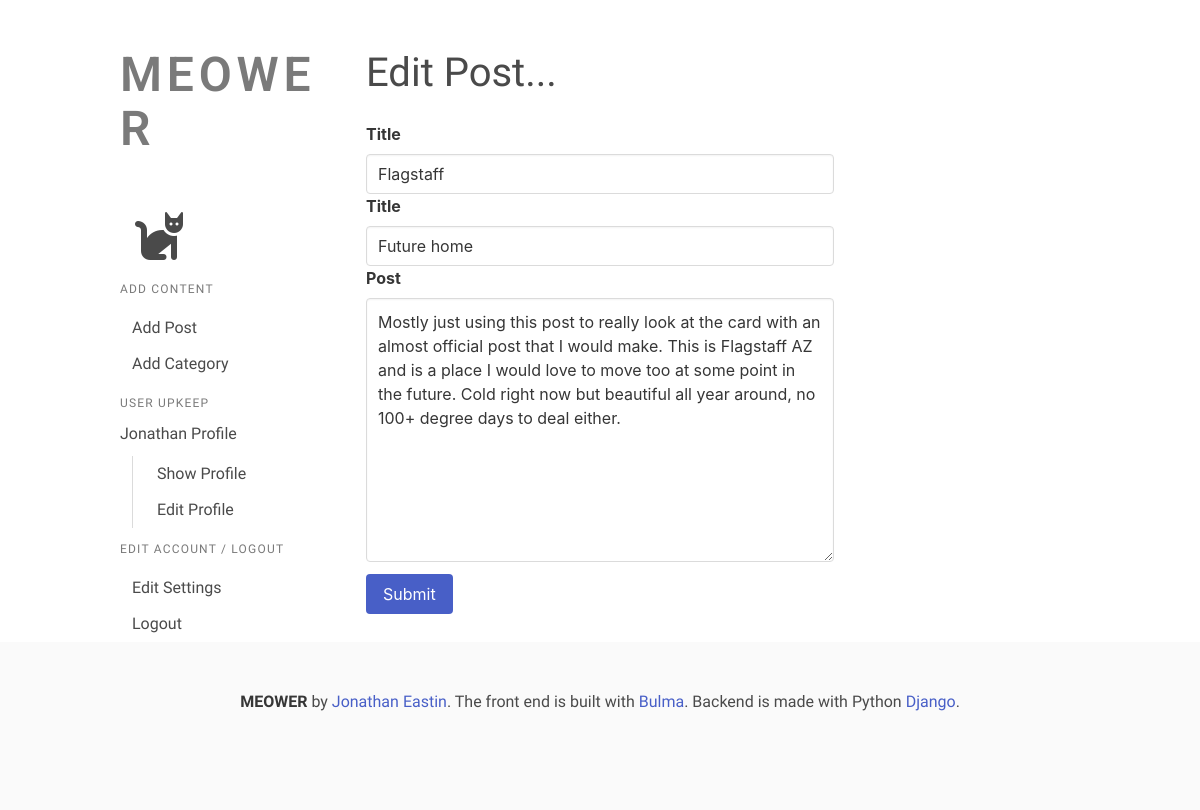
/article/edit/28/ (signed in), run on an earlier commit of the app's database.
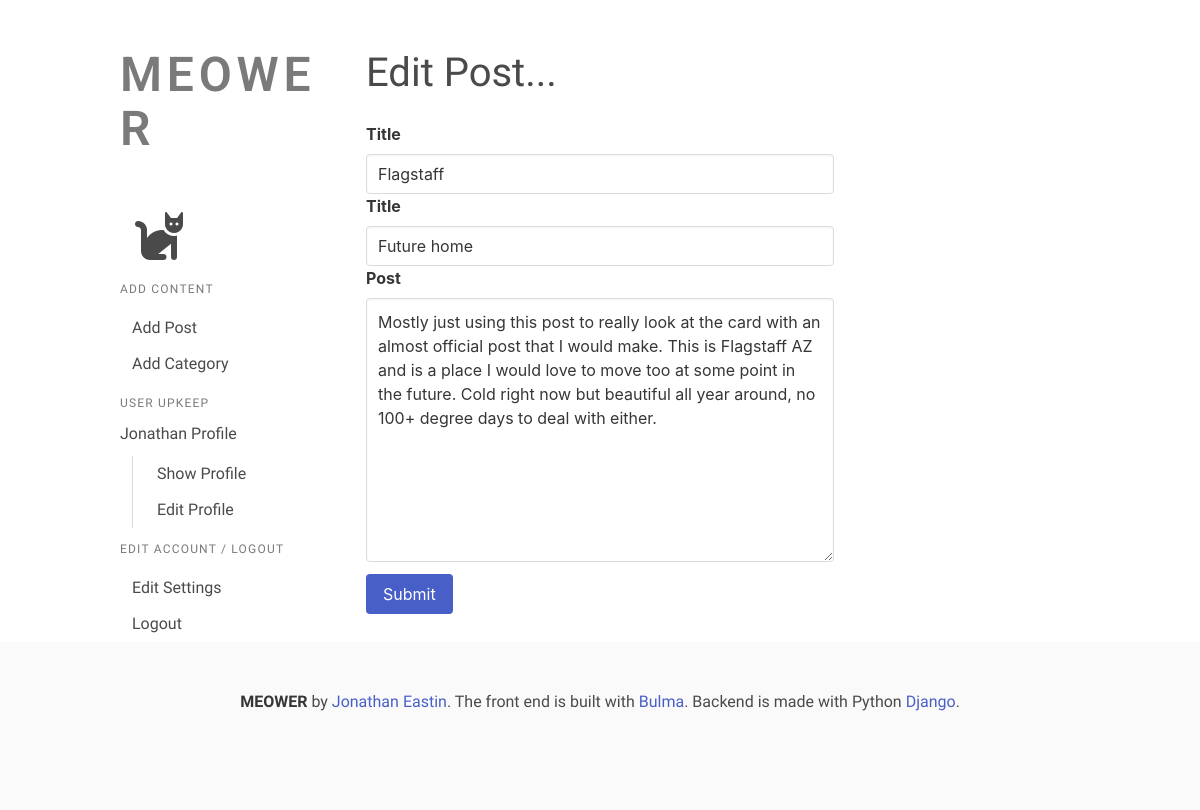
And on a later commit of the database.
### JonsBlog/models.py (models this page shows, shortened)
class Post(models.Model):
    title = models.CharField(max_length=255, default="Jon's Blog")
    header_image = models.ImageField(null=True, blank=True, upload_to='images/')
    title_tag = models.CharField(max_length=255)
    author = models.ForeignKey(User, on_delete=models.CASCADE)
    body = RichTextField(blank=True, null=True)
    publication_date = models.DateField(auto_now_add=True)
    publication_time = models.TimeField(auto_now_add=True)
    category = models.CharField(max_length=255, default="general")
    snippet = models.CharField(max_length=255)
    likes = models.ManyToManyField(User, related_name='blog_posts')

### JonsBlog/views.py (the view, shortened to what this page needs)
# urls.py: path('article/edit/<int:pk>/', UpdatePostView.as_view(),
class UpdatePostView(LoginRequiredMixin, UserPassesTestMixin, UpdateView):
    model = Post
    form_class = UpdateForm
    template_name = 'update_post.html'
    def test_func(self):
        post = self.get_object()
        return self.request.user == post.author

### JonsBlog/forms.py
class UpdateForm(forms.ModelForm):
    title = forms.CharField(
        required=True,
        widget=forms.widgets.TextInput(
            attrs={
                'class': 'input',
            }
        )
    )
    title_tag = forms.CharField(
        required=True,
        widget=forms.widgets.TextInput(
            attrs={
                'class': 'input',
            }
        )
    )
    body = forms.CharField(
        required=True,
        widget=forms.widgets.Textarea(
            attrs={
                'class': 'textarea',
            }
        )
    )
    class Meta:
        model = Post
        fields = ('title', 'title_tag', 'body')

### JonsBlog/templates/update_post.html (shortened to what this page needs)
{% extends 'base.html' %}
{% block content %}
    <div class="columns">
        <div class="column is-two-thirds">
            <form method="POST" enctype="multipart/form-data">
                <h2 class="subtitle is-2">Edit Post...</h2>
                <div class="">
                    <label class="label">Title</label>
                    <div class="control">
                        {{ form.title }}
                    </div>
                </div>
                <div class="">
                    <label class="label">Title</label>
                    <div class="control">
                        {{ form.title_tag }}
                    </div>
                </div>
                <div class="field">
                    <label class="label">Post</label>
                    <div class="control">
                        {{ form.body }}
                    </div>
                </div>
                <button class="button is-link">Submit</button>
            </form>
        </div>
    </div>
{% endblock %}

What changed in the data, as far as the page shows it:
changed Post "Flagstaff": body "…degree days to deal either." → "…degree days to deal with either."
